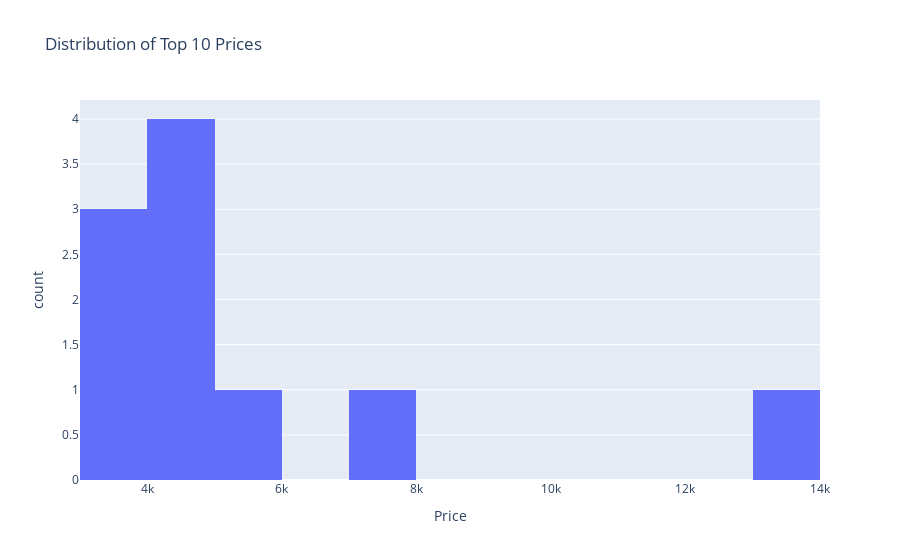

This figure's notebook cell:
### Markdown cell above
## Data Visualization

### Code cell
# Filter the top 10 prices
top_prices = df['Price'].nlargest(10)
df_top_prices = df[df['Price'].isin(top_prices)]

# Price Analysis for the top 10 prices using Plotly Express
fig_top_prices = px.histogram(df_top_prices, x='Price', nbins=20,
                               labels={'Price': 'Price', 'count': 'Frequency'},
                               title='Distribution of Top 10 Prices')
fig_top_prices.update_layout(showlegend=False)
fig_top_prices.show()

### Figure 1 — Plotly figure (JSON) as saved in the notebook; plotly's stock layout.template omitted (floating-point values rounded to 4 significant figures)
{"data": [{"alignmentgroup": "True", "bingroup": "x", "hovertemplate": "Price=%{x}<br>count=%{y}<extra></extra>", "legendgroup": "", "marker": {"color": "#636efa", "pattern": {"shape": ""}}, "name": "", "nbinsx": 20, "offsetgroup": "", "orientation": "v", "showlegend": false, "type": "histogram", "x": [4560.0, 4223.0, 5000.0, 5800.0, 4000.0, 14000.0, 5000.0, 3500.0, 7500.0, 3700.0], "xaxis": "x", "yaxis": "y"}], "layout": {"barmode": "relative", "legend": {"tracegroupgap": 0}, "showlegend": false, "title": {"text": "Distribution of Top 10 Prices"}, "xaxis": {"anchor": "y", "domain": [0, 1], "title": {"text": "Price"}}, "yaxis": {"anchor": "x", "domain": [0, 1], "title": {"text": "count"}}}}
